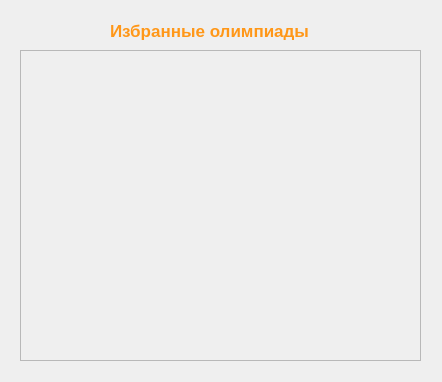
<?xml version="1.0" encoding="UTF-8"?>
<ui version="4.0">
 <class>Form</class>
 <widget class="QWidget" name="Form">
  <property name="geometry">
   <rect>
    <x>0</x>
    <y>0</y>
    <width>442</width>
    <height>382</height>
   </rect>
  </property>
  <property name="windowTitle">
   <string>Form</string>
  </property>
  <widget class="QScrollArea" name="scrollArea">
   <property name="geometry">
    <rect>
     <x>20</x>
     <y>50</y>
     <width>401</width>
     <height>311</height>
    </rect>
   </property>
   <property name="widgetResizable">
    <bool>true</bool>
   </property>
   <widget class="QWidget" name="scrollAreaWidgetContents">
    <property name="geometry">
     <rect>
      <x>0</x>
      <y>0</y>
      <width>399</width>
      <height>309</height>
     </rect>
    </property>
    <layout class="QVBoxLayout" name="verticalLayout"/>
   </widget>
  </widget>
  <widget class="QLabel" name="label_title">
   <property name="geometry">
    <rect>
     <x>110</x>
     <y>20</y>
     <width>221</width>
     <height>21</height>
    </rect>
   </property>
   <property name="font">
    <font>
     <pointsize>13</pointsize>
     <weight>75</weight>
     <bold>true</bold>
    </font>
   </property>
   <property name="styleSheet">
    <string notr="true">color: #ff9718;</string>
   </property>
   <property name="text">
    <string>Избранные олимпиады</string>
   </property>
  </widget>
 </widget>
 <resources/>
 <connections/>
</ui>
